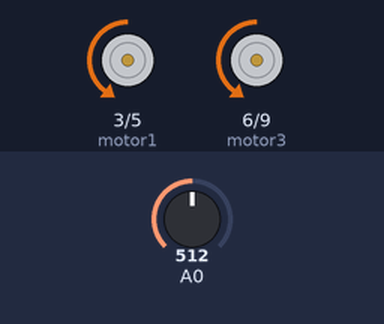
Bench run of a sketch on a simulated Arduino Uno, built with avr-gcc and run on an emulated ATmega328P. Parts: motor-driver pin pairs drawn as motors (green arrow = first pin HIGH = forward, orange = second pin HIGH = backward, longer = more drive). The inputs (shaded band) are chosen by the test bench; at power-on: A0 = 512.

Above: at 0.1 s.
At 7.7 s:
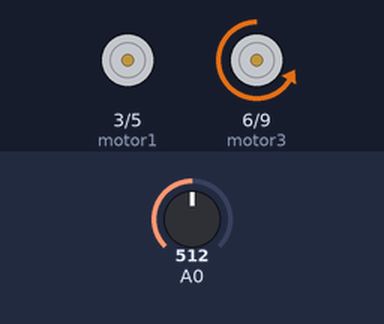
At 16.2 s:
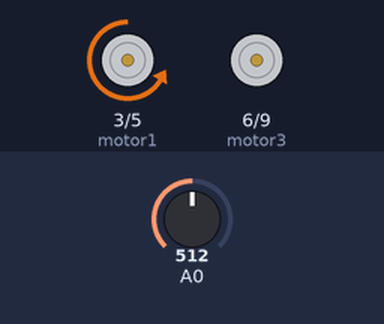
Timing chart, 0 to 17.7 s (numbered marks = the images above):
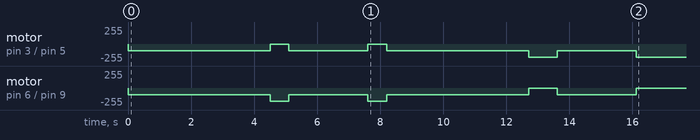

Measured:
- by itself, motor on pin 3 (motor1) / pin 5 (motor2): stopped → backward 100/255 at 0.00 s, → stopped 4.5 s later, → backward 100/255 0.60 s later, → stopped 2.5 s later, … (8 changes in this stretch)
- by itself, motor on pin 6 (motor3) / pin 9 (motor4): stopped → backward 100/255 at 0.00 s, → backward 200/255 4.5 s later, → backward 100/255 0.60 s later, → backward 200/255 2.5 s later, … (8 changes in this stretch)

The sketch:

shaped.ino
```cpp
byte motor1 = 3, motor2 = 5, motor3 = 6, motor4 =9 , echo = 10 , trig = 11 ,x=0,RS=7, LS=2, MS =4, left = 0, right = 0 , med = 0,pr=1,pl=1,pm=1 , SoundSensor = 8;
float take =0 ,give = 0 ;int counter = 0 , RightSmooth =0, Right = 0 , LeftSmooth = 0 , Left = 0;
int cc = 0;
void setup() {
  // put your setup code here, to run once:
 Serial.begin(9600);
pinMode(motor1,OUTPUT);
pinMode(motor2,OUTPUT);
pinMode(motor3,OUTPUT);
pinMode(motor4,OUTPUT);
pinMode(echo,INPUT);
pinMode(RS,INPUT) ;
pinMode(LS,INPUT) ;
pinMode(MS,INPUT) ;
pinMode(SoundSensor,INPUT);
pinMode(trig,OUTPUT);
}
void forward ()
{
    digitalWrite(motor1,LOW);
    analogWrite(motor2,100);
    digitalWrite(motor3,LOW);
    analogWrite(motor4,100);
}
void turnLeft ()
{
    analogWrite(motor1,0);
    analogWrite(motor2,200);
    analogWrite(motor3,0);
    digitalWrite(motor4,LOW);
}
void turnRight ()
{
    digitalWrite(motor1,LOW);
    digitalWrite(motor2,LOW);
    digitalWrite(motor3,LOW);
    analogWrite(motor4,200);
}
void turnLeftSmooth ()
{
    analogWrite(motor1,150);
    analogWrite(motor2,0);
    analogWrite(motor3,75);
    analogWrite(motor4,0);
}
void turnRightSmooth ()
{
    analogWrite(motor1,0);
    analogWrite(motor2,150);
    analogWrite(motor3,0);
    analogWrite(motor4,75);
}
void Stop ()
{
    digitalWrite(motor1,LOW);
    analogWrite(motor2,0);
    digitalWrite(motor3,LOW);
    analogWrite(motor4,0);
}
int reading ()
{
  int val = 0;
      val=analogRead(0);   //connect mic sensor to Analog 0
      if (val <= 466 && val >=422 )
      val = 0;
      if (val != 0)
      x++;
      delay(100);
      return x;
      if (x ==45)
      x = 0;
      Serial.println(x);
}
void circle()
{
  analogWrite(motor1,0);
  analogWrite(motor2,150);
  analogWrite(motor3,0);
  analogWrite(motor4,50);
  //this values change to get the redious required which is equal to 1 m
  }
void loop() {
  // put your main code here, to run repeatedly:
        // infinity //
while (1)
  {
    forward();
      int y = 0;
      y = reading();
      if (y == 45)
      {
        turnRight ();
        delay(600);
        x = 0;
        break;
      }
  }
  while (1)
  {
    forward();
      int z = 0;
      z = reading();
      if (z == 25)
      {
        turnRight ();
        delay(600);
        x = 0;
        break;
      }
  }
  while (1)
  {
    forward();
      int p = 0;
      p = reading();
      if (p == 45)
      {
        turnLeft ();
        delay(900);
        x = 0;
        break;
      }
  }
  while (1)
  {
    forward();
      int m = 0;
      m = reading();
      if (m == 25)
      {
        turnLeft ();
        delay(850);
        x = 0;
        break;
      }
  }
  delay (25000);
  cc = 0;
  while (1)
  {
    forward();
      int y = 0;
      y = reading();
      if (y == 30)
      {
        turnLeft ();
        delay(450 );
        cc++;
        x = 0;
        if (cc == 3)
        break;
      }
  }
  delay (25000);
  circle();
  delay (25000);
}
```
